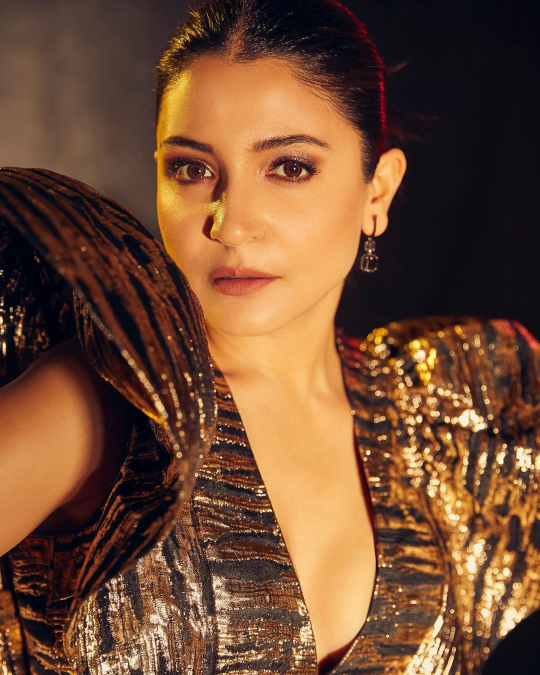
#> input picture Documents/colorpalette/dataset/brightspring/anushka/brightspring0.jpg, 1080 x 1350 px (shown at 1/2 size); its folder holds only this picture in this run
$ python createdataset.py
#> lines starting #> are read from the running program, lines starting #| are printed output that depends on the picture
### Documents/colorpalette/seasons_script.py
# libraries!
import numpy as np
from matplotlib import pyplot as plt
import cv2 as cv
import seaborn as sns

import imutils
import cv2
import colorsys

import numpy as np
import cv2
from sklearn.cluster import KMeans
from collections import Counter
import imutils
import pprint

import statistics
from numpy import mean


from typing import Tuple
import numpy as np


# NOTE: using matplotlib showing stuff


def facialrecognition(imageinput):
# Read the fileurl and return the faces
    if isinstance(imageinput, np.ndarray): #testing if numpy image
        image = imutils.resize(imageinput,width=250)
    elif isinstance(imageinput, str): # if it's a string
        print("I got here")
        if imageinput[0:6] == 'https:': #if url
            image =  imutils.url_to_image(imageinput)
            image = imutils.resize(image,width=250) # important step to resize bc the min size of face was small in comparison to some images before. :0
        else: #it's a file
            image=cv2.imread(imageinput)
            image = imutils.resize(image,width=250) #resize
    else:
        print("I got here instead")
        print(imageinput)
        print(type(imageinput))
        image=cv2.imread(imageinput)
        image = imutils.resize(image,width=250) #resize

    fig, ax = plt.subplots()
    plt.imshow(cv2.cvtColor(image, cv2.COLOR_BGR2RGB))
    ax.axis('off')


    ax.set_title('Color')
    plt.show()

    image_faces_gray = cv.cvtColor(image, cv.COLOR_RGB2GRAY)

    # [5 lines of commented-out code are left out]
    faceCascade = cv.CascadeClassifier(cv.data.haarcascades + 'haarcascade_frontalface_default.xml')
        # Detect faces in the image
    faces = faceCascade.detectMultiScale(
        image_faces_gray,       # this is the input image
        scaleFactor=1.05,       # this is the scale-resolution for detecting faces
        minNeighbors=1,         # this is how many nearby-detections are needed to ok a face
        minSize=(10,10),        # this is the minimum size for a face
        flags = cv.CASCADE_SCALE_IMAGE,
        # (standard)

    )
    print(f"Found {len(faces)} faces!")

    maximum = 0  # keep track of the confidence levels. Highest confidence level is the one with biggest bounding box.
    maxFace = 0
    for i, face in enumerate(faces):
        x,y,w,h = face
        if w*h > maximum:
            maximum = w*h
            maxFace = i
        print(f"face {i}: {face}")
    print(f"the face that is probably a face is {maxFace} with a size of {maximum}")


    image_faces_drawn_rgb = image.copy()  # copy onto which we draw the bounding boxes for the faces

    # Draw a rectangle around the faces
    for (x, y, w, h) in faces:
        # note that this draws on the color image!
        cv.rectangle(image_faces_drawn_rgb, (x, y), (x+w, y+h), (0, 255, 0), 2)

    print(f"Drawn! How does it do?")

    LoFi = []  # list of Face images


    for (x, y, w, h) in faces:
        # note that this draws on the color image!
        face = image[y:y+h,x:x+h,:]  #, (x, y), (x+w, y+h), (0, 255, 0), 2)
        LoFi.append( face )
        value = w*h


    # show the image!
    fig, ax = plt.subplots(figsize=(6,6))
    plt.imshow(cv2.cvtColor(image_faces_drawn_rgb,cv2.COLOR_BGR2RGB))
    ax.axis('off')
    ax.set_title('FACES???')
    plt.show()

    # printing the graph of LoFi
    print(f"There are {len(LoFi)} faces detected - they are held in the list 'LoFi'")
    print(f"Here are some of them...")


    fig, ax = plt.subplots(3,3)  # this means ax will be a 3x3 numpy array of axes!
    #ax[0,0].imshow(LoFi[0])
    #ax[0,0].imshow(cv2.resize(LoFi[0],dsize=(20,20)))
    ax[0,0].imshow(cv2.cvtColor(LoFi[0],cv2.COLOR_BGR2RGB))
    ax[0,0].axis('off')
    if len(LoFi) >= 2:
        ax[0,1].imshow(cv2.cvtColor(LoFi[1],cv2.COLOR_BGR2RGB))
        ax[0,1].axis('off')
    if len(LoFi) >= 3:
        ax[0,2].imshow(cv2.cvtColor(LoFi[2],cv2.COLOR_BGR2RGB))
        ax[0,2].axis('off')
    if len(LoFi) >= 4:
        ax[1,0].imshow(cv2.cvtColor(LoFi[3],cv2.COLOR_BGR2RGB))
        ax[1,0].axis('off')
    if len(LoFi) >= 5:
        ax[1,1].imshow(cv2.cvtColor(LoFi[4],cv2.COLOR_BGR2RGB))
        ax[1,1].axis('off')
    if len(LoFi) >= 6:
        ax[1,2].imshow(cv2.cvtColor(LoFi[5],cv2.COLOR_BGR2RGB))
        ax[1,2].axis('off')
    if len(LoFi) >= 7:
        ax[2,0].imshow(cv2.cvtColor(LoFi[6],cv2.COLOR_BGR2RGB))
        ax[2,0].axis('off')
    if len(LoFi) >= 8:
        ax[2,1].imshow(cv2.cvtColor(LoFi[7],cv2.COLOR_BGR2RGB))
        ax[2,1].axis('off')
    if len(LoFi) >= 9:
        ax[2,2].imshow(cv2.cvtColor(LoFi[8],cv2.COLOR_BGR2RGB))
        ax[2,2].axis('off')
    plt.show()

    return LoFi[maxFace]

# [421 lines left out: functions extractSkin, removeBlack, getColorInformation, extractDominantColor, plotColorBar, prety_print_data and 5 more, not called in this run]


COLOR_SEASON_DICT = {
    # spring
    ("clear", "warm"): "bright spring",
    ("warm", "clear"): "true spring",
    ("light", "warm"): "light spring",
    # summer
    ("light", "cool"): "light summer",
    ("cool", "muted"): "true summer",
    ("muted", "cool"): "soft summer",
    # autumn
    ("muted", "warm"): "soft autumn",
    ("warm", "muted"): "true autumn",
    ("dark", "warm"): "dark autumn",
    # winter
    ("dark", "cool"): "dark winter",
    ("cool", "clear"): "true winter",
    ("clear", "cool"): "bright winter"
}

# [44 lines left out: functions match_characteristics_to_season, get_primary_and_secondary_characteristics, identify_color_season, not called in this run]

### Documents/colorpalette/createdataset.py
from PIL import Image
import numpy as np
import sys
import os
import csv
import cv2 as cv
import imutils
from seasons_script import *

#TODO: you could also use seasons.py

# default format can be changed as needed
def createFileList(myDir, format='.jpg'):
#> called with myDir = 'dataset', format = '.jpg'
    fileList = []
    print(myDir)
    labels = []
    names = []
    keywords = {"brightspring" : "0"} # keys and values to be changed as needed
    count = 0
    for root, dirs, files in os.walk(myDir, topdown=True):


            for name in files: #goes through all the sub directories to all teh files.

                pathtofile = os.path.join(root, name)

                if name.endswith(format):

                    fullName = os.path.join(root, name)
                    print(fullName, "fullname")
                    fileList.append(fullName)
                elif name.endswith("png"): #dealing with png... IDK Why this is needed honestly?
                    im1 = Image.open(pathtofile)
                    newname = name[:-3] + "jpg"
                    print(newname)
                    im1.save(os.path.join(root, newname))
                    os.remove(pathtofile)
                    print("removed", pathtofile)
                    print(os.path.join(root, newname))
                    fullName = os.path.join(root, newname)
                    fileList.append(fullName)
                else:
                     continue
                # [15 lines of commented-out code are left out]
                for keyword in keywords:
                    if keyword in name:
                        labels.append(keywords[keyword]) #label it
                    else:
                        continue
                names.append(name)
#> pass 2 of the loop in createFileList, `for root, dirs, files in os.walk(myDir, topdown=True):`:
    return fileList, labels, names
    # return labels


# load the filelist

# load the original image
# myFileList, labels, names  = createFileList('/content/')
myFileList, labels, names  = createFileList('dataset')
i = 0
for file in myFileList:
    print(file)
    img_file = Image.open(file) # don't really need this... or the lines below
#> img_file is the input picture: PIL image 1080x1350 RGB; mean R, G, B 113.9, 76.3, 51.4
    # [7 lines of commented-out code are left out]

    theface = facialrecognition(file) #read in teh file not opened img_file...
#> in facialrecognition, `image_faces_gray = cv.cvtColor(image, cv.COLOR_RGB2GRAY)`:
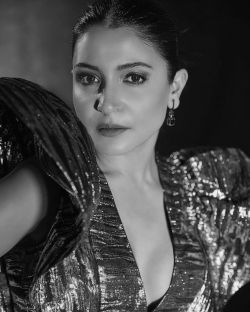
#> image_faces_gray: shape (312, 250); min 4, max 239, mean 73.1
#> in facialrecognition, `faces = faceCascade.detectMultiScale( image_faces_gray,`: faces = [[54, 239, 42, 42], [89, 133, 54, 54], [166, 228, 53, 53], [136, 162, 102, 102], [48, 28, 129, 129], [74, 80, 150, 150]]
#| Found 6 faces!
#> the loop in facialrecognition, `for i, face in enumerate(faces):` made 6 passes
#> (x, y, w, h, maximum) on passes 1, 2, 4, 5, 6: (54, 239, 42, 42, 1764), (89, 133, 54, 54, 2916), (136, 162, 102, 102, 10404), (48, 28, 129, 129, 16641), (74, 80, 150, 150, 22500)
#| face 0: [ 54 239  42  42]
#| face 1: [ 89 133  54  54]
#| face 2: [166 228  53  53]
#| face 3: [136 162 102 102]
#| face 4: [ 48  28 129 129]
#| face 5: [ 74  80 150 150]
#> after the loop in facialrecognition, `for i, face in enumerate(faces):`: maxFace = 5; maximum = 22500
#| the face that is probably a face is 5 with a size of 22500
#> the loop in facialrecognition, `for (x, y, w, h) in faces:` made 6 passes
#> after the loop in facialrecognition, `for (x, y, w, h) in faces:`:
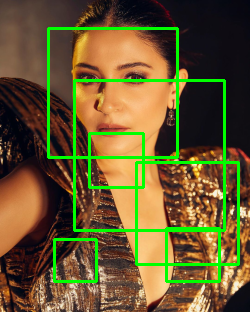
#> image_faces_drawn_rgb: shape (312, 250, 3); mean B, G, R 46.9, 89.2, 103
#> the loop in facialrecognition, `for (x, y, w, h) in faces:` made 6 passes
#> pass 1, in facialrecognition, `face = image[y:y+h,x:x+h,:]`:
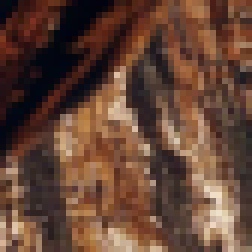
#> face: shape (42, 42, 3) (shown 6 times larger); mean B, G, R 54.1, 68.9, 100.5
#> pass 3, in facialrecognition, `face = image[y:y+h,x:x+h,:]`:
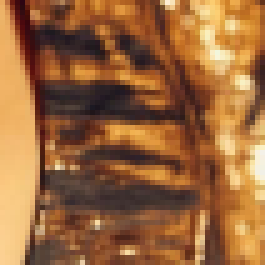
#> face: shape (53, 53, 3) (shown 5 times larger); mean B, G, R 59.4, 101.5, 152.7
#> after the loop in facialrecognition, `for (x, y, w, h) in faces:`: LoFi = 6 items
#| There are 6 faces detected - they are held in the list 'LoFi'
#> in facialrecognition, `plt.show()`:
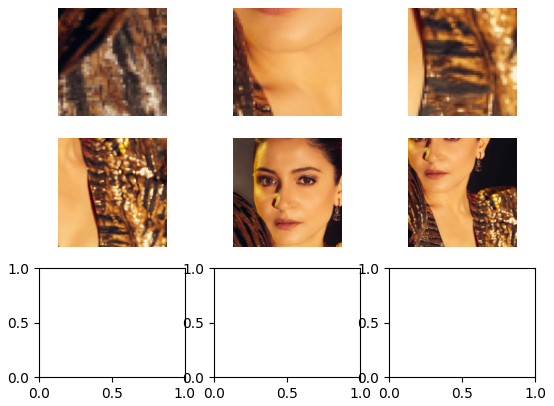
#> figure drawn by matplotlib, 6 panels
#> in facialrecognition, `return LoFi[maxFace]`:
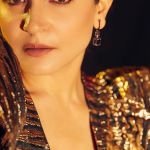
#> returned value: shape (150, 150, 3); mean of channels 0, 1, 2 62.4, 102.3, 152.1; drawn as B, G, R
    #read with cv2
    fig, ax = plt.subplots()
    plt.imshow(cv2.cvtColor(theface, cv2.COLOR_BGR2RGB))
    ax.axis('off')
    plt.show()
    print("got here")
    theface = imutils.resize(theface,width=250) #resize to be smaller  IN BGR #TODO: Make it smaller!
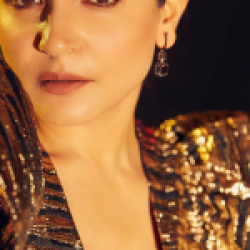
#> theface: shape (250, 250, 3); mean of channels 0, 1, 2 62.4, 102.2, 152; drawn as B, G, R
    im_rgb = cv2.cvtColor(theface, cv2.COLOR_BGR2RGB) #concert to RGB
    img = Image.fromarray(im_rgb)
    # img = Image.fromarray(theface.astype('uint8'), 'RGB')
    #TODO: CONVERT TO RGB
    img.save('facetouse.png') #YAY Correct!
    new_img_file = Image.open('facetouse.png')
    width, height = new_img_file.size
#> width = 250; height = 250
    print(width ,height)
#| 250 250
    format = new_img_file.format
#> format = 'PNG'
    mode = new_img_file.mode
#> mode = 'RGB'

# Make image Greyscale
    #img = Image.fromarray(theface)
    # img = Image.fromarray(theface.astype('uint8'), 'RGB')

    # img = img[:,:,::-1]

    img = new_img_file.convert('RGB') # figured out how to save the face into a numpy array with proper colors

    # img.show() #uncomment if you want to see this?

    # img.save('newresult.png') #NOTE: this will create an image in documents but won't show up anywhere??

    # img = cv2.imread('newresult.png')
    # fig, ax = plt.subplots()
    # plt.imshow(img)
    # ax.axis('off')
    # plt.show()
    # print("what")
# Save Greyscale values

    # TODO: change the array into the right dimensions

    # TODO: reshape

    value = np.asarray(img.getdata(), dtype=int)
    print(value.shape, "shape")
#| (62500, 3) shape
    # value = np.arange(187500).reshape((62500, 3))
    value = value.reshape((250, 250, 3)) #NOTE: add 3 dimension since it's a ... RGB :0


    value = value.flatten()

    value = np.append(value,labels[i])
    i +=1

    print(value)
#> (printed output is left out)
    with open("data_test.csv", 'a') as f:
        writer = csv.writer(f)
        writer.writerow(value)
#> pass 2 of the loop `for file in myFileList:`:
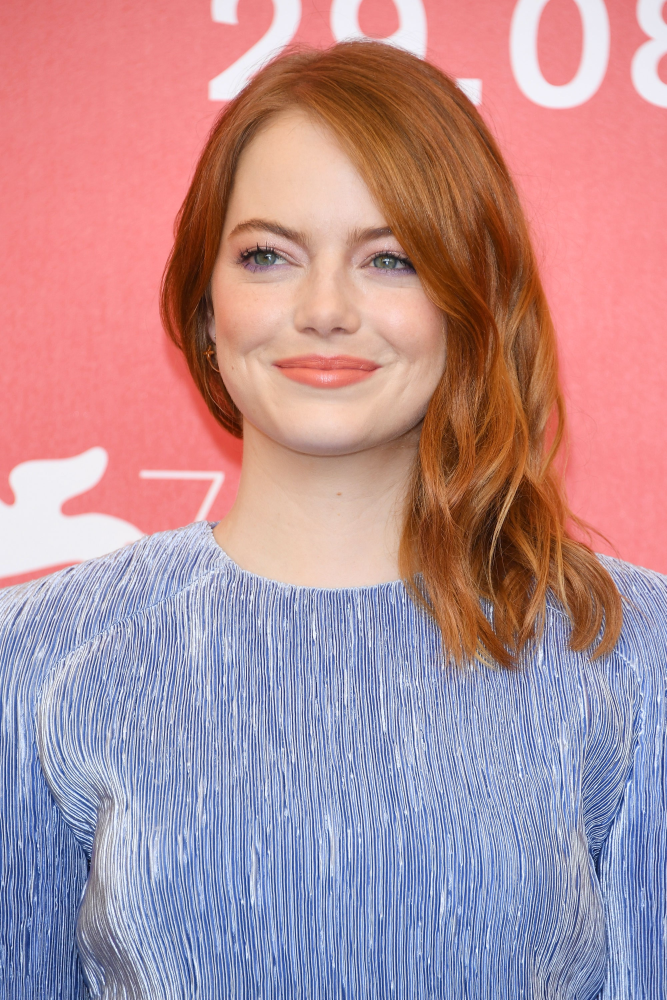
#> input picture Documents/colorpalette/dataset/brightspring/emmastone/brightspring00.jpg, 2000 x 3000 px (shown at 1/3 size)
#> img_file is the input picture: PIL image 2000x3000 RGB; mean R, G, B 181.8, 143.1, 151.6
#> image_faces_gray: shape (375, 250)
#> faces = [[73, 60, 98, 98], [88, 207, 58, 58], [85, 142, 80, 80]]
#| Found 3 faces!
#> the loop in facialrecognition (call 2), `for i, face in enumerate(faces):` made 3 passes
#> (x, y, w, h, maximum, maxFace) on pass 1: (73, 60, 98, 98, 9604, 0)
#> (printed output is left out)
#> after the loop in facialrecognition (call 2), `for i, face in enumerate(faces):`: maxFace = 0; maximum = 9604
#| the face that is probably a face is 0 with a size of 9604
#> the loop in facialrecognition (call 2), `for (x, y, w, h) in faces:` made 3 passes
#> after the loop in facialrecognition (call 2), `for (x, y, w, h) in faces:`:
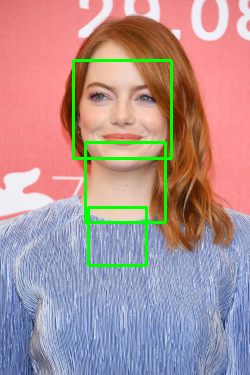
#> image_faces_drawn_rgb: shape (375, 250, 3); mean B, G, R 148.2, 146.9, 176.7
#> the loop in facialrecognition (call 2), `for (x, y, w, h) in faces:` made 3 passes
#> (x, y, w, h, value) on passes 1 to 3: (73, 60, 98, 98, 9604), (88, 207, 58, 58, 3364), (85, 142, 80, 80, 6400)
#> after the loop in facialrecognition (call 2), `for (x, y, w, h) in faces:`: LoFi = 3 items
#| There are 3 faces detected - they are held in the list 'LoFi'
#> in facialrecognition (call 2), `plt.show()`:
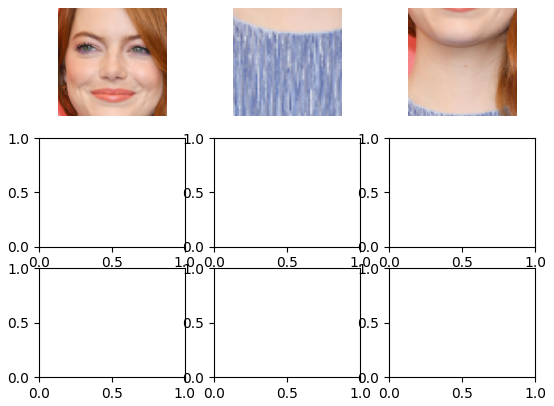
#> figure drawn by matplotlib, 3 panels
#| 250 250
#| (62500, 3) shape
#> (printed output is left out)


# test how to open
